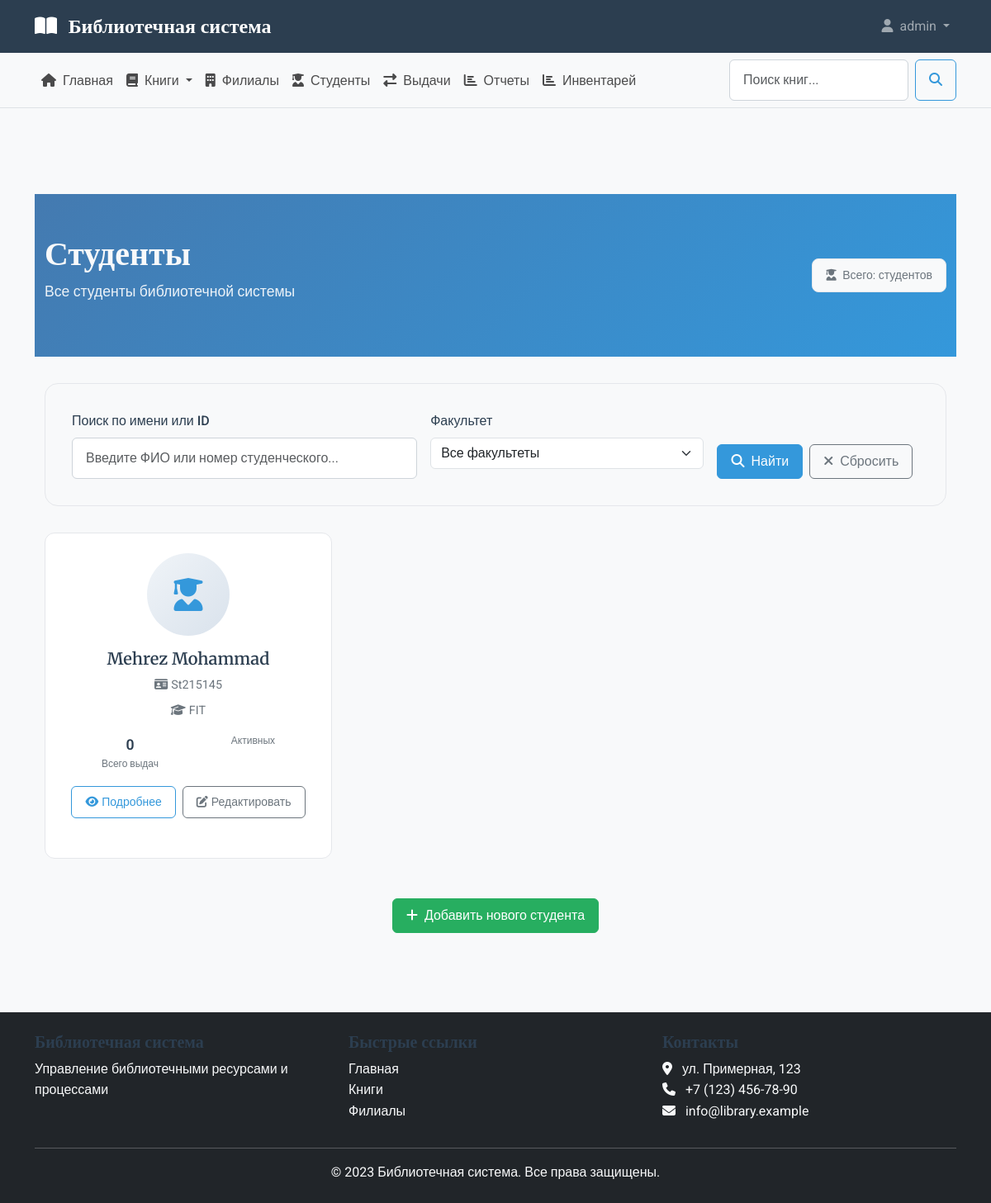
The app's page /students/ (signed in) with its own data.
### library_app/models.py (models this page shows, shortened)
class Student(models.Model):
    last_name = models.CharField(_('фамилия'), max_length=100)
    first_name = models.CharField(_('имя'), max_length=100)
    student_id = models.CharField(_('номер студенческого билета'), max_length=20, unique=True)
    faculty = models.ForeignKey(
        Faculty,
        verbose_name=_('факультет'),
        on_delete=models.CASCADE,
        related_name='students'
    )
    created_at = models.DateTimeField(_('дата создания'), auto_now_add=True)
    class Meta:
        verbose_name = _('студент')
        verbose_name_plural = _('студенты')
        ordering = ['last_name', 'first_name']
        indexes = [
            models.Index(fields=['student_id']),
            models.Index(fields=['last_name', 'first_name']),
        ]

class Faculty(models.Model):
    name = models.CharField(_('название'), max_length=200, unique=True)
    description = models.TextField(_('описание'), blank=True, null=True)
    created_at = models.DateTimeField(_('дата создания'), auto_now_add=True)
    class Meta:
        verbose_name = _('факультет')
        verbose_name_plural = _('факультеты')
        ordering = ['name']

### library_app/views.py (the view)
# urls.py: path('students/', StudentListView.as_view(), name='student_list'),
class StudentListView(LoginRequiredMixin, ListView):
    model = Student
    template_name = 'library_app/students/student_list.html'
    context_object_name = 'students'
    paginate_by = 20
    ordering = ['last_name', 'first_name']
    def get_queryset(self):
        queryset = super().get_queryset()
        search_query = self.request.GET.get('search', '')
        faculty_filter = self.request.GET.get('faculty', '')
        if search_query:
            queryset = queryset.filter(
                Q(last_name__icontains=search_query) |
                Q(first_name__icontains=search_query) |
                Q(student_id__icontains=search_query)
            )
        if faculty_filter:
            queryset = queryset.filter(faculty__id=faculty_filter)
        return queryset.select_related('faculty')
    def get_context_data(self, **kwargs):
        context = super().get_context_data(**kwargs)
        context['title'] = 'Список студентов'
        context['faculties'] = Faculty.objects.all()
        context['search_query'] = self.request.GET.get('search', '')
        context['faculty_filter'] = self.request.GET.get('faculty', '')
        return context

### library_app/templates/library_app/students/student_list.html (shortened to what this page needs)
{% extends 'library_app/base.html' %}
{% load static %}
{% block content %}
<section class="students-header">
    <div class="container">
        <div class="row align-items-center">
            <div class="col-md-8">
                <h1 class="students-title text-light">Студенты</h1>
                <p class="students-subtitle">Все студенты библиотечной системы</p>
            </div>
            <div class="col-md-4 text-md-end">
                <div class="stats-badge d-inline-block">
                    <i class="fas fa-user-graduate me-1"></i> Всего: {{ students.paginator.count }} студентов
                </div>
            </div>
        </div>
    </div>
</section>
<div class="container">
    <div class="search-section">
        <form method="get" class="row g-3">
            <div class="col-md-5">
                <label for="search" class="form-label">Поиск по имени или ID</label>
                <input type="text" class="form-control" id="search" name="search"
                       value="{{ search_query }}" placeholder="Введите ФИО или номер студенческого...">
            </div>
            <div class="col-md-4">
                <label for="faculty" class="form-label">Факультет</label>
                <select class="form-select" id="faculty" name="faculty">
                    <option value="">Все факультеты</option>
                </select>
            </div>
            <div class="col-md-3 d-flex align-items-end">
                <div class="d-flex gap-2 w-100">
                    <button type="submit" class="btn btn-primary">
                        <i class="fas fa-search me-2"></i>Найти
                    </button>
                    <a href="{% url 'student_list' %}" class="btn btn-outline-secondary">
                        <i class="fas fa-times me-2"></i>Сбросить
                    </a>
                </div>
            </div>
        </form>
    </div>
    <div class="row">
        {% for student in students %}
        <div class="col-lg-4 col-md-6 mb-4">
            <div class="student-card">
                <div class="student-avatar">
                    <i class="fas fa-user-graduate"></i>
                </div>
                <h3 class="student-name">{{ student.last_name }} {{ student.first_name }}</h3>
                <div class="student-id">
                    <i class="fas fa-id-card me-1"></i>{{ student.student_id }}
                </div>
                <div class="student-faculty">
                    <i class="fas fa-graduation-cap me-1"></i>{{ student.faculty.name }}
                </div>
                <div class="student-meta">
                    <div class="student-stat">
                        <div class="student-stat-number">{{ student.loans.count }}</div>
                        <div class="student-stat-label">Всего выдач</div>
                    </div>
                    <div class="student-stat">
                        <div class="student-stat-label">Активных</div>
                    </div>
                </div>
                <div class="student-actions">
                    <a href="{% url 'student_detail' student.pk %}" class="btn btn-outline-primary btn-sm">
                        <i class="fas fa-eye me-1"></i>Подробнее
                    </a>
                    {% if user.is_staff %}
                    <a href="{% url 'student_edit' student.pk %}" class="btn btn-outline-secondary btn-sm">
                        <i class="fas fa-edit me-1"></i>Редактировать
                    </a>
                    {% endif %}
                </div>
            </div>
        </div>
        {% endfor %}
    </div>
    {% if user.is_staff %}
    <div class="text-center mt-4">
        <a href="{% url 'student_add' %}" class="btn btn-success">
            <i class="fas fa-plus me-2"></i>Добавить нового студента
        </a>
    </div>
    {% endif %}
</div>
{% endblock %}

### library_app/templates/library_app/includes/header.html (shortened to what this page needs)
<header class="main-header">
    <nav class="navbar navbar-expand-lg navbar-dark bg-primary">
        <div class="container">
            <a class="navbar-brand" href="{% url 'home' %}">
                <i class="fas fa-book-open me-2"></i>
                Библиотечная система
            </a>
            <div class="collapse navbar-collapse" id="mainNavbar">
                <ul class="navbar-nav ms-auto">
                    {% if user.is_authenticated %}
                    <li class="nav-item dropdown">
                        <a class="nav-link dropdown-toggle" href="#" id="userDropdown" role="button" data-bs-toggle="dropdown">
                            <i class="fas fa-user me-1"></i> {{ user.username }}
                        </a>
                    </li>
                    {% endif %}
                </ul>
            </div>
        </div>
    </nav>
</header>

### library_app/static/library_app/css/style.css (style rules this page uses)
:root { --primary-color: #2c3e50; --secondary-color: #3498db; --accent-color: #e74c3c; --light-color: #ecf0f1; --dark-color: #2c3e50; --success-color: #27ae60; --warning-color: #f39c12; --danger-color: #e74c3c; --info-color: #3498db; }
body { font-family: 'Roboto', sans-serif; background-color: #f8f9fa; color: #333; line-height: 1.6; }
h1, h2, h3, h4, h5, h6 { font-family: 'Merriweather', serif; font-weight: 700; color: var(--primary-color); }
.main-header .navbar-brand { font-family: 'Merriweather', serif; font-weight: 700; font-size: 1.5rem; }
.btn { border-radius: 0.375rem; font-weight: 500; padding: 0.5rem 1rem; transition: all 0.3s; }
.btn-primary { background-color: var(--secondary-color); border-color: var(--secondary-color); }
.btn-success { background-color: var(--success-color); border-color: var(--success-color); }
.btn-outline-primary { color: var(--secondary-color); border-color: var(--secondary-color); }
.form-control { border-radius: 0.375rem; padding: 0.75rem 1rem; border: 1px solid #ced4da; transition: border-color 0.15s ease-in-out, box-shadow 0.15s ease-in-out; }
.form-label { font-weight: 500; margin-bottom: 0.5rem; color: var(--dark-color); }
.bg-primary { background-color: var(--primary-color) !important; }

### library_app/templates/library_app/students/student_list.html (style rules this page uses)
.students-header { background: linear-gradient(135deg, #447ab0 0%, #3498db 100%); padding: 3rem 0; color: white; margin-bottom: 2rem; }
.students-title { font-size: 2.5rem; font-weight: 700; margin-bottom: 0.5rem; }
.students-subtitle { font-size: 1.1rem; opacity: 0.9; }
.search-section { background: #f8f9fa; padding: 2rem; border-radius: 1rem; margin-bottom: 2rem; border: 1px solid #e5e7eb; }
.student-card { background: white; border-radius: 0.75rem; padding: 1.5rem; border: 1px solid #e5e7eb; margin-bottom: 1.5rem; transition: all 0.3s ease; height: 100%; }
.student-avatar { height: 100px; width: 100px; background: linear-gradient(135deg, #f0f4f8 0%, #d9e2ec 100%); border-radius: 50%; display: flex; align-items: center; justify-content: center; margin: 0 auto 1rem; color: var(--secondary-color); font-size: 2.5rem; }
.student-name { font-size: 1.25rem; font-weight: 600; color: var(--primary-color); margin-bottom: 0.5rem; text-align: center; }
.student-id { color: #6c757d; font-size: 0.9rem; margin-bottom: 0.5rem; text-align: center; }
.student-faculty { color: #6c757d; font-size: 0.9rem; margin-bottom: 1rem; text-align: center; }
.student-meta { display: flex; justify-content: space-around; margin-bottom: 1rem; font-size: 0.875rem; }
.student-stat { text-align: center; }
.student-stat-number { font-size: 1.1rem; font-weight: 600; color: var(--primary-color); }
.student-stat-label { color: #6c757d; font-size: 0.75rem; }
.student-actions { display: flex; gap: 0.5rem; justify-content: center; }
.stats-badge { background: #f8f9fa; border-radius: 0.5rem; padding: 0.5rem 1rem; font-size: 0.875rem; color: #6c757d; border: 1px solid #e5e7eb; }

### records on screen
Student: last_name "Mehrez", first_name "Mohammad", student_id "St215145", faculty.name "FIT", loans.count "0"

### other values on screen
{{ user.username }} "admin"
